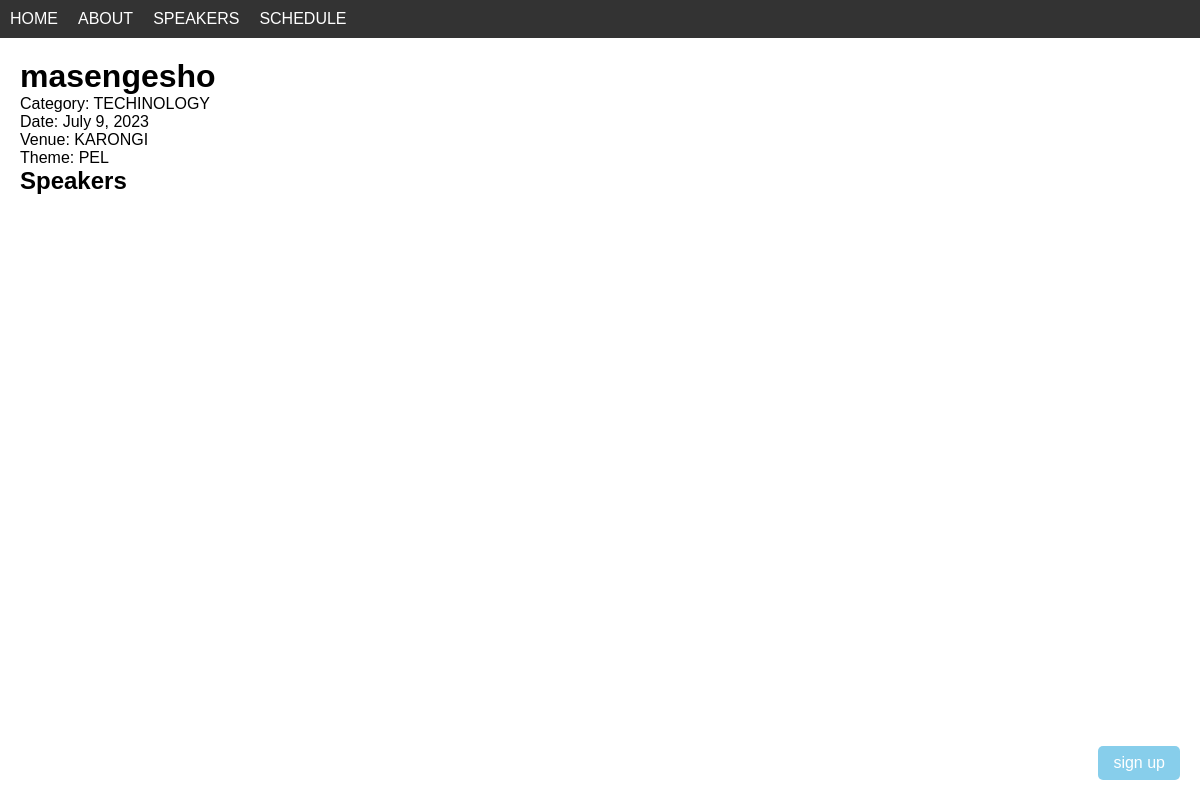
The page /conference/1/ on the database its author committed.
### conferences/models.py (models this page shows, shortened)
class Conference(models.Model):
    name = models.CharField(max_length=255)
    category = models.CharField(max_length=100)
    date = models.DateField()
    venue = models.CharField(max_length=255)
    theme = models.CharField(max_length=255)

### conferences/views.py (the view)
# urls.py: path('conference/<int:conference_id>/', views.conference_detail, name='conference_detail'),
def conference_detail(request, conference_id):
    conference = get_object_or_404(Conference, pk=conference_id)
    return render(request, 'conferences/conference_detail.html', {'conference': conference})

### templates/conferences/conference_detail.html (shortened to what this page needs)
{% extends 'base.html' %}
{% block content %}
<h1>{{ conference.name }}</h1>
<p>Category: {{ conference.category }}</p>
<p>Date: {{ conference.date }}</p>
<p>Venue: {{ conference.venue }}</p>
<p>Theme: {{ conference.theme }}</p>
<h2>Speakers</h2>
{% endblock %}

### static/css/styles.css (style rules this page uses)
body, h1, h2, h3, p, ul, li { margin: 0; padding: 0; list-style: none; }
body { font-family: Arial, sans-serif; }

### rows shown on the page
Conference: name "masengesho", category "TECHINOLOGY", date "July 9, 2023", venue "KARONGI", theme "PEL"
